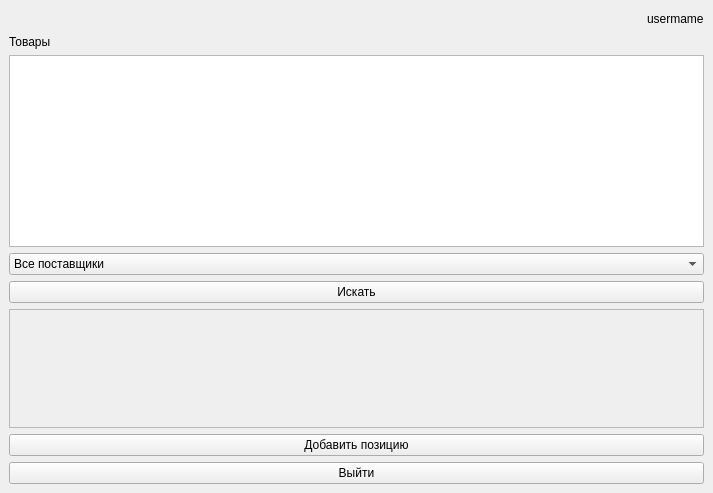
<?xml version="1.0" encoding="UTF-8"?>
<ui version="4.0">
 <class>MainWindow</class>
 <widget class="QMainWindow" name="MainWindow">
  <property name="geometry">
   <rect>
    <x>0</x>
    <y>0</y>
    <width>713</width>
    <height>493</height>
   </rect>
  </property>
  <property name="windowTitle">
   <string>Товары</string>
  </property>
  <widget class="QWidget" name="centralwidget">
   <layout class="QVBoxLayout" name="verticalLayout_2">
    <item>
     <layout class="QHBoxLayout" name="horizontalLayout">
      <item>
       <spacer name="horizontalSpacer">
        <property name="orientation">
         <enum>Qt::Horizontal</enum>
        </property>
        <property name="sizeHint" stdset="0">
         <size>
          <width>40</width>
          <height>20</height>
         </size>
        </property>
       </spacer>
      </item>
      <item>
       <widget class="QLabel" name="username">
        <property name="text">
         <string>usermame</string>
        </property>
       </widget>
      </item>
     </layout>
    </item>
    <item>
     <widget class="QLabel" name="label">
      <property name="text">
       <string>Товары</string>
      </property>
     </widget>
    </item>
    <item>
     <widget class="QTextEdit" name="search_area"/>
    </item>
    <item>
     <widget class="QComboBox" name="sort_by_manuf_btn">
      <item>
       <property name="text">
        <string>Все поставщики</string>
       </property>
      </item>
     </widget>
    </item>
    <item>
     <widget class="QPushButton" name="sort_btn">
      <property name="text">
       <string>Искать</string>
      </property>
     </widget>
    </item>
    <item>
     <widget class="QScrollArea" name="scrollArea">
      <property name="widgetResizable">
       <bool>true</bool>
      </property>
      <widget class="QWidget" name="scrollAreaWidgetContents">
       <property name="geometry">
        <rect>
         <x>0</x>
         <y>0</y>
         <width>693</width>
         <height>107</height>
        </rect>
       </property>
       <layout class="QVBoxLayout" name="verticalLayout_3">
        <item>
         <layout class="QVBoxLayout" name="scroll_layout"/>
        </item>
       </layout>
      </widget>
     </widget>
    </item>
    <item>
     <widget class="QPushButton" name="add_btn">
      <property name="text">
       <string>Добавить позицию</string>
      </property>
     </widget>
    </item>
    <item>
     <widget class="QPushButton" name="exit_btn">
      <property name="text">
       <string>Выйти</string>
      </property>
     </widget>
    </item>
   </layout>
  </widget>
 </widget>
 <resources/>
 <connections/>
</ui>
